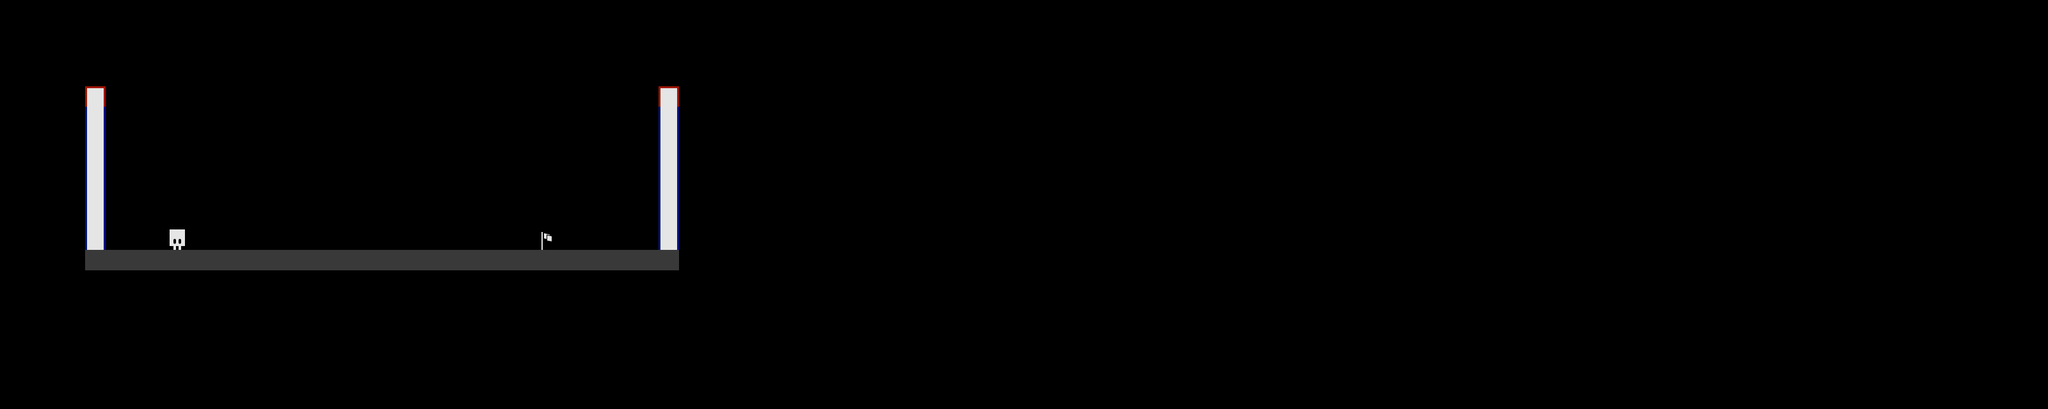

The image is a tile-based game level rendered from a .tmx file. Its description and complete source (layers, tilesets, objects, tile grids) follow:
An orthogonal 100x20 tile map with 32x32 px tiles, 1 tile layer (Tile Layer 1).

<map version="1.2" tiledversion="2019.03.13" orientation="orthogonal" renderorder="right-down" width="100" height="20" tilewidth="32" tileheight="32" infinite="0" nextlayerid="2" nextobjectid="1">
 <tileset firstgid="1" source="tiles2.tsx" />
 <layer id="1" name="Tile Layer 1" width="100" height="20" opacity="0.9" offsetx="133.333" offsety="103.03">
  <properties>
   <property name="title" value="Well...You killed everyone." />
  </properties>
  <data encoding="csv">
0,0,0,0,0,0,0,0,0,0,0,0,0,0,0,0,0,0,0,0,0,0,0,0,0,0,0,0,0,0,0,0,0,0,0,0,0,0,0,0,0,0,0,0,0,0,0,0,0,0,0,0,0,0,0,0,0,0,0,0,0,0,0,0,0,0,0,0,0,0,0,0,0,0,0,0,0,0,0,0,0,0,0,0,0,0,0,0,0,0,0,0,0,0,0,0,0,0,0,0,
3,0,0,0,0,0,0,0,0,0,0,0,0,0,0,0,0,0,0,0,0,0,0,0,0,0,0,0,3,0,0,0,0,0,0,0,0,0,0,0,0,0,0,0,0,0,0,0,0,0,0,0,0,0,0,0,0,0,0,0,0,0,0,0,0,0,0,0,0,0,0,0,0,0,0,0,0,0,0,0,0,0,0,0,0,0,0,0,0,0,0,0,0,0,0,0,0,0,0,0,
2,0,0,0,0,0,0,0,0,0,0,0,0,0,0,0,0,0,0,0,0,0,0,0,0,0,0,0,2,0,0,0,0,0,0,0,0,0,0,0,0,0,0,0,0,0,0,0,0,0,0,0,0,0,0,0,0,0,0,0,0,0,0,0,0,0,0,0,0,0,0,0,0,0,0,0,0,0,0,0,0,0,0,0,0,0,0,0,0,0,0,0,0,0,0,0,0,0,0,0,
2,0,0,0,0,0,0,0,0,0,0,0,0,0,0,0,0,0,0,0,0,0,0,0,0,0,0,0,2,0,0,0,0,0,0,0,0,0,0,0,0,0,0,0,0,0,0,0,0,0,0,0,0,0,0,0,0,0,0,0,0,0,0,0,0,0,0,0,0,0,0,0,0,0,0,0,0,0,0,0,0,0,0,0,0,0,0,0,0,0,0,0,0,0,0,0,0,0,0,0,
2,0,0,0,0,0,0,0,0,0,0,0,0,0,0,0,0,0,0,0,0,0,0,0,0,0,0,0,2,0,0,0,0,0,0,0,0,0,0,0,0,0,0,0,0,0,0,0,0,0,0,0,0,0,0,0,0,0,0,0,0,0,0,0,0,0,0,0,0,0,0,0,0,0,0,0,0,0,0,0,0,0,0,0,0,0,0,0,0,0,0,0,0,0,0,0,0,0,0,0,
2,0,0,0,0,0,0,0,0,0,0,0,0,0,0,0,0,0,0,0,0,0,0,0,0,0,0,0,2,0,0,0,0,0,0,0,0,0,0,0,0,0,0,0,0,0,0,0,0,0,0,0,0,0,0,0,0,0,0,0,0,0,0,0,0,0,0,0,0,0,0,0,0,0,0,0,0,0,0,0,0,0,0,0,0,0,0,0,0,0,0,0,0,0,0,0,0,0,0,0,
2,0,0,0,0,0,0,0,0,0,0,0,0,0,0,0,0,0,0,0,0,0,0,0,0,0,0,0,2,0,0,0,0,0,0,0,0,0,0,0,0,0,0,0,0,0,0,0,0,0,0,0,0,0,0,0,0,0,0,0,0,0,0,0,0,0,0,0,0,0,0,0,0,0,0,0,0,0,0,0,0,0,0,0,0,0,0,0,0,0,0,0,0,0,0,0,0,0,0,0,
2,0,0,0,0,0,0,0,0,0,0,0,0,0,0,0,0,0,0,0,0,0,0,0,0,0,0,0,2,0,0,0,0,0,0,0,0,0,0,0,0,0,0,0,0,0,0,0,0,0,0,0,0,0,0,0,0,0,0,0,0,0,0,0,0,0,0,0,0,0,0,0,0,0,0,0,0,0,0,0,0,0,0,0,0,0,0,0,0,0,0,0,0,0,0,0,0,0,0,0,
2,0,0,0,5,0,0,0,0,0,0,0,0,0,0,0,0,0,0,0,0,0,8,0,0,0,0,0,2,0,0,0,0,0,0,0,0,0,0,0,0,0,0,0,0,0,0,0,0,0,0,0,0,0,0,0,0,0,0,0,0,0,0,0,0,0,0,0,0,0,0,0,0,0,0,0,0,0,0,0,0,0,0,0,0,0,0,0,0,0,0,0,0,0,0,0,0,0,0,0,
1,1,1,1,1,1,1,1,1,1,1,1,1,1,1,1,1,1,1,1,1,1,1,1,1,1,1,1,1,0,0,0,0,0,0,0,0,0,0,0,0,0,0,0,0,0,0,0,0,0,0,0,0,0,0,0,0,0,0,0,0,0,0,0,0,0,0,0,0,0,0,0,0,0,0,0,0,0,0,0,0,0,0,0,0,0,0,0,0,0,0,0,0,0,0,0,0,0,0,0,
0,0,0,0,0,0,0,0,0,0,0,0,0,0,0,0,0,0,0,0,0,0,0,0,0,0,0,0,0,0,0,0,0,0,0,0,0,0,0,0,0,0,0,0,0,0,0,0,0,0,0,0,0,0,0,0,0,0,0,0,0,0,0,0,0,0,0,0,0,0,0,0,0,0,0,0,0,0,0,0,0,0,0,0,0,0,0,0,0,0,0,0,0,0,0,0,0,0,0,0,
0,0,0,0,0,0,0,0,0,0,0,0,0,0,0,0,0,0,0,0,0,0,0,0,0,0,0,0,0,0,0,0,0,0,0,0,0,0,0,0,0,0,0,0,0,0,0,0,0,0,0,0,0,0,0,0,0,0,0,0,0,0,0,0,0,0,0,0,0,0,0,0,0,0,0,0,0,0,0,0,0,0,0,0,0,0,0,0,0,0,0,0,0,0,0,0,0,0,0,0,
0,0,0,0,0,0,0,0,0,0,0,0,0,0,0,0,0,0,0,0,0,0,0,0,0,0,0,0,0,0,0,0,0,0,0,0,0,0,0,0,0,0,0,0,0,0,0,0,0,0,0,0,0,0,0,0,0,0,0,0,0,0,0,0,0,0,0,0,0,0,0,0,0,0,0,0,0,0,0,0,0,0,0,0,0,0,0,0,0,0,0,0,0,0,0,0,0,0,0,0,
0,0,0,0,0,0,0,0,0,0,0,0,0,0,0,0,0,0,0,0,0,0,0,0,0,0,0,0,0,0,0,0,0,0,0,0,0,0,0,0,0,0,0,0,0,0,0,0,0,0,0,0,0,0,0,0,0,0,0,0,0,0,0,0,0,0,0,0,0,0,0,0,0,0,0,0,0,0,0,0,0,0,0,0,0,0,0,0,0,0,0,0,0,0,0,0,0,0,0,0,
0,0,0,0,0,0,0,0,0,0,0,0,0,0,0,0,0,0,0,0,0,0,0,0,0,0,0,0,0,0,0,0,0,0,0,0,0,0,0,0,0,0,0,0,0,0,0,0,0,0,0,0,0,0,0,0,0,0,0,0,0,0,0,0,0,0,0,0,0,0,0,0,0,0,0,0,0,0,0,0,0,0,0,0,0,0,0,0,0,0,0,0,0,0,0,0,0,0,0,0,
0,0,0,0,0,0,0,0,0,0,0,0,0,0,0,0,0,0,0,0,0,0,0,0,0,0,0,0,0,0,0,0,0,0,0,0,0,0,0,0,0,0,0,0,0,0,0,0,0,0,0,0,0,0,0,0,0,0,0,0,0,0,0,0,0,0,0,0,0,0,0,0,0,0,0,0,0,0,0,0,0,0,0,0,0,0,0,0,0,0,0,0,0,0,0,0,0,0,0,0,
0,0,0,0,0,0,0,0,0,0,0,0,0,0,0,0,0,0,0,0,0,0,0,0,0,0,0,0,0,0,0,0,0,0,0,0,0,0,0,0,0,0,0,0,0,0,0,0,0,0,0,0,0,0,0,0,0,0,0,0,0,0,0,0,0,0,0,0,0,0,0,0,0,0,0,0,0,0,0,0,0,0,0,0,0,0,0,0,0,0,0,0,0,0,0,0,0,0,0,0,
0,0,0,0,0,0,0,0,0,0,0,0,0,0,0,0,0,0,0,0,0,0,0,0,0,0,0,0,0,0,0,0,0,0,0,0,0,0,0,0,0,0,0,0,0,0,0,0,0,0,0,0,0,0,0,0,0,0,0,0,0,0,0,0,0,0,0,0,0,0,0,0,0,0,0,0,0,0,0,0,0,0,0,0,0,0,0,0,0,0,0,0,0,0,0,0,0,0,0,0,
0,0,0,0,0,0,0,0,0,0,0,0,0,0,0,0,0,0,0,0,0,0,0,0,0,0,0,0,0,0,0,0,0,0,0,0,0,0,0,0,0,0,0,0,0,0,0,0,0,0,0,0,0,0,0,0,0,0,0,0,0,0,0,0,0,0,0,0,0,0,0,0,0,0,0,0,0,0,0,0,0,0,0,0,0,0,0,0,0,0,0,0,0,0,0,0,0,0,0,0,
0,0,0,0,0,0,0,0,0,0,0,0,0,0,0,0,0,0,0,0,0,0,0,0,0,0,0,0,0,0,0,0,0,0,0,0,0,0,0,0,0,0,0,0,0,0,0,0,0,0,0,0,0,0,0,0,0,0,0,0,0,0,0,0,0,0,0,0,0,0,0,0,0,0,0,0,0,0,0,0,0,0,0,0,0,0,0,0,0,0,0,0,0,0,0,0,0,0,0,0
</data>
 </layer>
</map>
